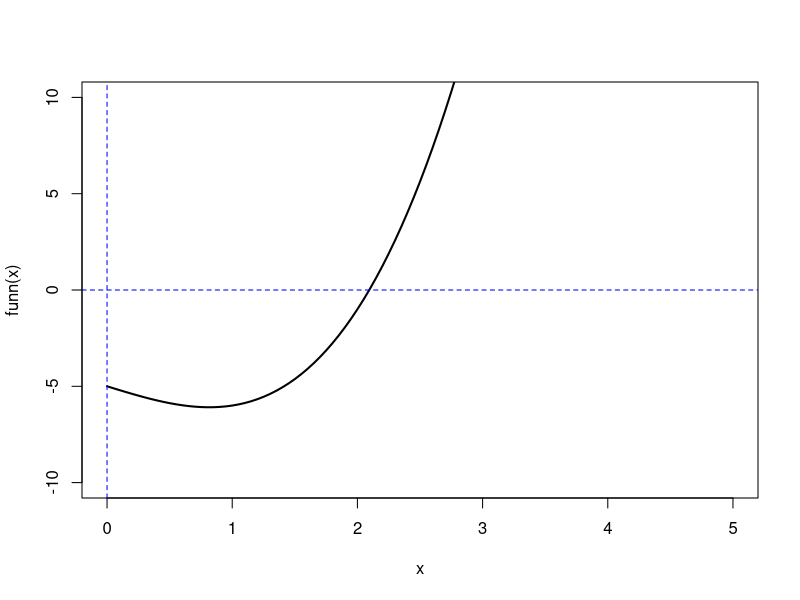

R code for this plot:
########################### Installing package ########################################

# This package will let us find derivatives of a given function
if (!"numDeriv" %in% installed.packages()){
  install.packages("numDeriv")
  }
# Loading the package
library("numDeriv")

######################### Run the 'newton' function first #############################

newton <- function(f, a, b, tol = 1e-12, n = 1000) {
  ## f = given function, a = initial approximation, b = upper bound
  x0 <- a
  # we need to store the result of each iteration
  k <- n
  
  ## checking if the function of the given initial approximation or the upper bound
  ## result in zero:
  fa <- f(a)
  if(fa == 0.0) {
    return(a)
  }
  
  fb <- f(b)
  if(fb == 0.0) {
    return(b)
  }
  
  ## if the given variables a,b are not roots, then proceed to finding the root
  for (i in 1:n) {
    # calculating derivative 
    dx <- genD(func = f, x = x0)$D[1]
    # calculating next approximation
    x1 <- x0 - (f(x0) / dx)
    k[i] <- x1
    
    # if the difference between the two successive approximations is significantly small
    # then proceed
    if (abs(x1 - x0) < tol) {
      root.approx <- tail(k, n = 1)
      return( list('root approximation' = root.approx, 'iterations' = k) )
    } 
    # if not, then proceed to next 
    x0 <- x1
  }
  print("Too many iterations in method")
}

################################### Example  ##########################################

# We want to find the root of the function 
funn <- function(x){x^3 - 2*x - 5}
# To determine the 'a' and 'b' values, let's examine its graph
curve(funn, lwd=2, xlim=c(0,5),ylim=c(-10,10))
abline(h=0, col="blue", lty=2)
abline(v=0, col="blue", lty=2)

# We can see the curve intersects the blue horizontal line at around x=2      
# Let a=2 and b=2:
newton(funn, a=2, b=3)
# The output shows us that it took 5 iterations to obtain the root value
